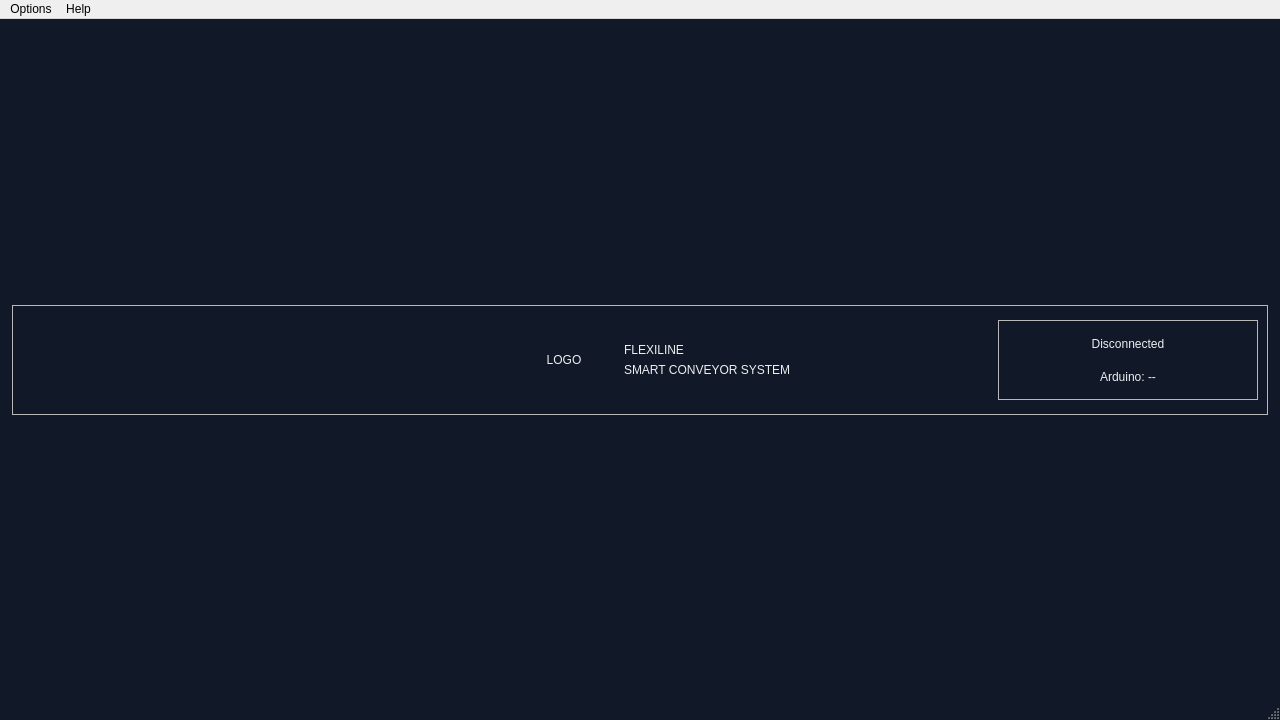
<?xml version="1.0" encoding="UTF-8"?>
<ui version="4.0">
 <class>MainWindow</class>
 <widget class="QMainWindow" name="MainWindow">
  <property name="geometry">
   <rect>
    <x>0</x>
    <y>0</y>
    <width>1280</width>
    <height>720</height>
   </rect>
  </property>
  <property name="windowTitle">
   <string>FlexiLine</string>
  </property>
  <property name="styleSheet">
   <string notr="true">/*Main background color*/
QMainWindow {
	background-color: #111827;
}

/*Default color text*/
QLabel {
	color: #ecf0f1;
	font-family: &quot;Segoe UI&quot;, Arial, sans-serif;
}

/*Default styles of &quot;cards&quot;*/
QFrame#camera_card, 
QFrame#controls_card, 
QFrame#chart_card, 
QFrame#counters_card {
	background-color: #1E293B; 
    border: 1px solid #34495e;
    border-radius: 10px;
}

/*Title of each card*/
QLabel#camera_title_label, 
QLabel#controls_title_label, 
QLabel#chart_title_label, 
QLabel#counters_title_label {
	font-size: 14px;
    font-weight: bold;
    color: #9CA3AF;
    text-transform: uppercase;
}</string>
  </property>
  <widget class="QWidget" name="centralwidget">
   <layout class="QVBoxLayout" name="verticalLayout">
    <property name="spacing">
     <number>12</number>
    </property>
    <property name="leftMargin">
     <number>12</number>
    </property>
    <property name="topMargin">
     <number>12</number>
    </property>
    <property name="rightMargin">
     <number>12</number>
    </property>
    <property name="bottomMargin">
     <number>8</number>
    </property>
    <item>
     <widget class="QFrame" name="header_frame">
      <property name="minimumSize">
       <size>
        <width>0</width>
        <height>90</height>
       </size>
      </property>
      <property name="maximumSize">
       <size>
        <width>16777215</width>
        <height>110</height>
       </size>
      </property>
      <property name="frameShape">
       <enum>QFrame::Shape::StyledPanel</enum>
      </property>
      <property name="frameShadow">
       <enum>QFrame::Shadow::Raised</enum>
      </property>
      <layout class="QHBoxLayout" name="horizontalLayout">
       <item>
        <widget class="QWidget" name="header_left_spacer_widget" native="true">
         <property name="minimumSize">
          <size>
           <width>220</width>
           <height>0</height>
          </size>
         </property>
        </widget>
       </item>
       <item>
        <widget class="QWidget" name="header_title_widget" native="true">
         <layout class="QHBoxLayout" name="horizontalLayout_2">
          <item>
           <widget class="QLabel" name="logo_label">
            <property name="minimumSize">
             <size>
              <width>70</width>
              <height>70</height>
             </size>
            </property>
            <property name="maximumSize">
             <size>
              <width>90</width>
              <height>90</height>
             </size>
            </property>
            <property name="text">
             <string>LOGO</string>
            </property>
            <property name="alignment">
             <set>Qt::AlignmentFlag::AlignCenter</set>
            </property>
           </widget>
          </item>
          <item>
           <widget class="QWidget" name="title_text_widget" native="true">
            <layout class="QVBoxLayout" name="verticalLayout_2">
             <item>
              <widget class="QLabel" name="app_title_label">
               <property name="text">
                <string>FLEXILINE</string>
               </property>
               <property name="alignment">
                <set>Qt::AlignmentFlag::AlignBottom|Qt::AlignmentFlag::AlignLeading|Qt::AlignmentFlag::AlignLeft</set>
               </property>
              </widget>
             </item>
             <item>
              <widget class="QLabel" name="app_subtitle_label">
               <property name="text">
                <string>SMART CONVEYOR SYSTEM</string>
               </property>
               <property name="alignment">
                <set>Qt::AlignmentFlag::AlignLeading|Qt::AlignmentFlag::AlignLeft|Qt::AlignmentFlag::AlignTop</set>
               </property>
              </widget>
             </item>
            </layout>
           </widget>
          </item>
         </layout>
        </widget>
       </item>
       <item>
        <widget class="QFrame" name="connection_status_frame">
         <property name="minimumSize">
          <size>
           <width>210</width>
           <height>70</height>
          </size>
         </property>
         <property name="maximumSize">
          <size>
           <width>260</width>
           <height>80</height>
          </size>
         </property>
         <property name="frameShape">
          <enum>QFrame::Shape::StyledPanel</enum>
         </property>
         <property name="frameShadow">
          <enum>QFrame::Shadow::Raised</enum>
         </property>
         <layout class="QVBoxLayout" name="verticalLayout_3">
          <item>
           <widget class="QLabel" name="connection_status_label">
            <property name="text">
             <string>Disconnected</string>
            </property>
            <property name="alignment">
             <set>Qt::AlignmentFlag::AlignCenter</set>
            </property>
           </widget>
          </item>
          <item>
           <widget class="QLabel" name="connection_port_label">
            <property name="text">
             <string>Arduino: --</string>
            </property>
            <property name="alignment">
             <set>Qt::AlignmentFlag::AlignCenter</set>
            </property>
           </widget>
          </item>
         </layout>
        </widget>
       </item>
      </layout>
     </widget>
    </item>
   </layout>
  </widget>
  <widget class="QMenuBar" name="menubar">
   <property name="geometry">
    <rect>
     <x>0</x>
     <y>0</y>
     <width>1280</width>
     <height>33</height>
    </rect>
   </property>
   <widget class="QMenu" name="menu_options">
    <property name="title">
     <string>Options</string>
    </property>
   </widget>
   <widget class="QMenu" name="menu_help">
    <property name="title">
     <string>Help</string>
    </property>
   </widget>
   <addaction name="menu_options"/>
   <addaction name="menu_help"/>
  </widget>
  <widget class="QStatusBar" name="statusbar"/>
 </widget>
 <resources/>
 <connections/>
</ui>
